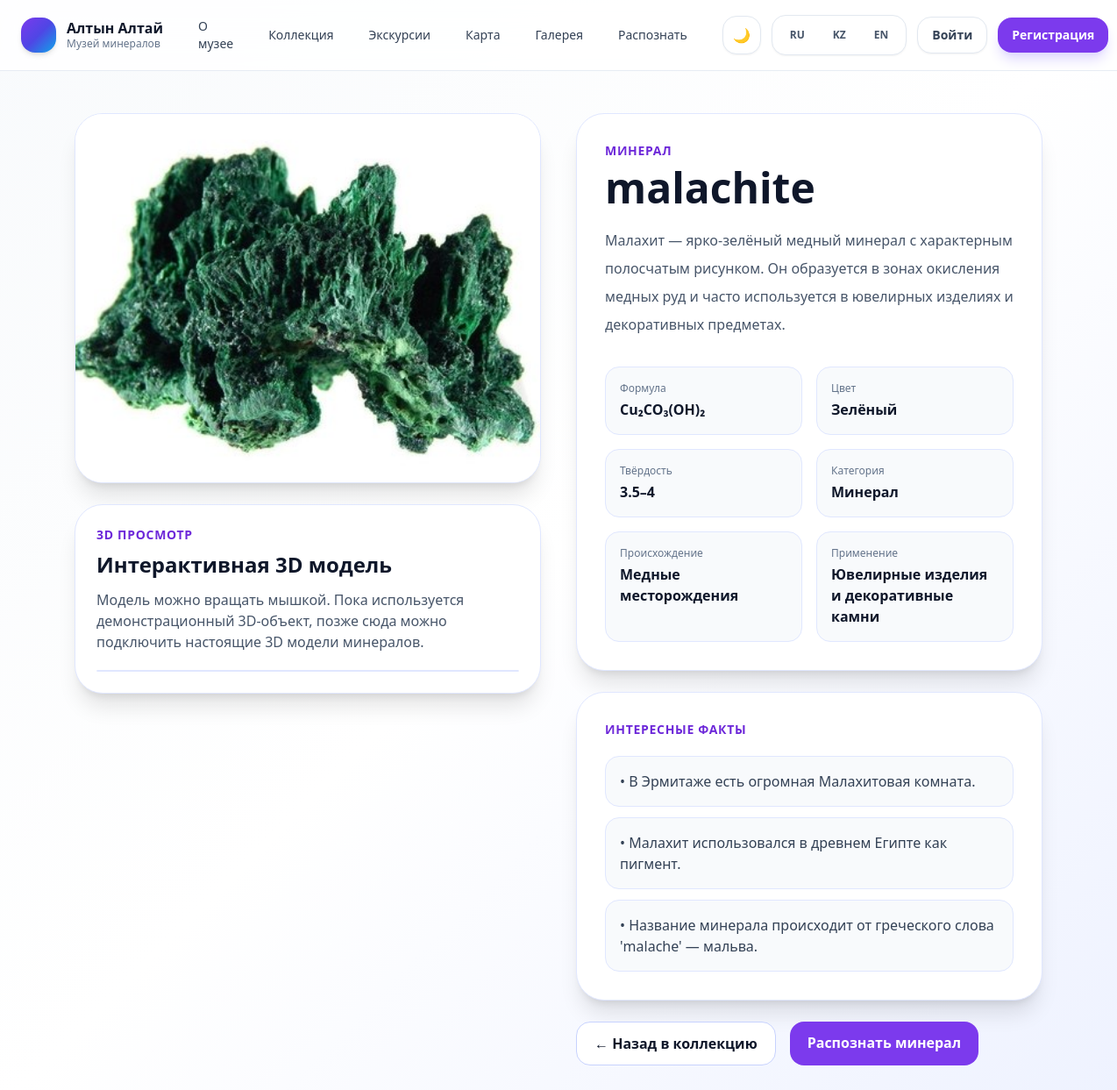
The app's page /collection/Malachite/ with its own data.
### catalog/models.py (models this page shows, shortened)
class Mineral(models.Model):
    CATEGORY_CHOICES = [
        ("mineral", "Минерал"),
        ("rock", "Горная порода"),
        ("glass", "Вулканическое стекло"),
        ("gem", "Драгоценный камень"),
    ]
    slug = models.SlugField(
        max_length=120,
        unique=True,
        verbose_name="Ключ модели",
    )
    title = models.CharField(
        max_length=200,
        verbose_name="Название",
    )
    formula = models.CharField(
        max_length=200,
        blank=True,
        verbose_name="Формула",
    )
    color = models.CharField(
        max_length=200,
        blank=True,
        verbose_name="Цвет",
    )
    hardness = models.CharField(
        max_length=100,
        blank=True,
        verbose_name="Твёрдость",
    )
    origin = models.TextField(
        blank=True,
        verbose_name="Происхождение",
    )
    usage = models.TextField(
        blank=True,
        verbose_name="Применение",
    )
    description = models.TextField(
        blank=True,
        verbose_name="Описание",
    )
    facts = models.JSONField(
        default=list,
        blank=True,
        verbose_name="Интересные факты",
    )
    category = models.CharField(
        max_length=20,
        choices=CATEGORY_CHOICES,
        default="mineral",
        verbose_name="Категория",
    )
    image = models.ImageField(
        upload_to="minerals/",
        blank=True,
        null=True,
        verbose_name="Фото",
    )
    created_at = models.DateTimeField(auto_now_add=True)
    class Meta:
        verbose_name = "Минерал"
        verbose_name_plural = "Минералы"
        ordering = ["title"]

### pages/views.py (the view)
# urls.py: path("collection/<slug:slug>/", views.mineral_detail, name="mineral_detail"),
def mineral_detail(request, slug):
    mineral = get_object_or_404(Mineral, slug=slug)
    return render(request, "pages/mineral_detail.html", {
        "mineral": mineral,
    })

### templates/pages/mineral_detail.html (shortened to what this page needs)
<!doctype html>
<html lang="ru">
<head>
  <script src="https://cdn.tailwindcss.com"></script>
</head>
<body class="min-h-screen bg-gradient-to-br from-slate-50 via-white to-indigo-50 text-slate-900">
  {% include "includes/header.html" %}
  <section class="max-w-6xl mx-auto px-6 py-12">
    <div class="grid lg:grid-cols-2 gap-10 items-start">
      <div class="space-y-6">
        <div class="bg-white rounded-[2rem] border border-indigo-100 shadow-xl overflow-hidden">
          {% if mineral.image %}
            <img src="{{ mineral.image.url }}" alt="{{ mineral.title }}" class="w-full h-[420px] object-cover">
          {% else %}
            <div class="h-[420px] flex items-center justify-center bg-slate-100 text-slate-400 text-lg">
              Нет изображения
            </div>
          {% endif %}
        </div>
        <div class="bg-white rounded-[2rem] border border-indigo-100 shadow-xl p-6">
          <div class="text-sm font-semibold text-violet-700 uppercase tracking-wider">
            3D просмотр
          </div>
          <h2 class="mt-2 text-2xl font-extrabold">Интерактивная 3D модель</h2>
          <p class="mt-3 text-slate-600">
            Модель можно вращать мышкой. Пока используется демонстрационный 3D-объект, позже сюда можно подключить настоящие 3D модели минералов.
          </p>
          <div class="mt-5 rounded-[1.5rem] overflow-hidden border border-indigo-100 bg-slate-50">
          </div>
        </div>
      </div>
      <div class="space-y-6">
        <div class="bg-white rounded-[2rem] border border-indigo-100 shadow-xl p-8">
          <div class="text-sm font-semibold text-violet-700 uppercase tracking-wider">
            {{ mineral.get_category_display }}
          </div>
          <h1 class="mt-2 text-4xl md:text-5xl font-extrabold">
            {{ mineral.title }}
          </h1>
          <p class="mt-5 text-slate-600 leading-8">
            {{ mineral.description|default:"Описание пока не добавлено." }}
          </p>
          <div class="grid md:grid-cols-2 gap-4 mt-8">
            <div class="rounded-2xl border border-indigo-100 bg-slate-50 p-4">
              <div class="text-xs text-slate-500">Формула</div>
              <div class="mt-1 font-semibold">{{ mineral.formula|default:"—" }}</div>
            </div>
            <div class="rounded-2xl border border-indigo-100 bg-slate-50 p-4">
              <div class="text-xs text-slate-500">Цвет</div>
              <div class="mt-1 font-semibold">{{ mineral.color|default:"—" }}</div>
            </div>
            <div class="rounded-2xl border border-indigo-100 bg-slate-50 p-4">
              <div class="text-xs text-slate-500">Твёрдость</div>
              <div class="mt-1 font-semibold">{{ mineral.hardness|default:"—" }}</div>
            </div>
            <div class="rounded-2xl border border-indigo-100 bg-slate-50 p-4">
              <div class="text-xs text-slate-500">Категория</div>
              <div class="mt-1 font-semibold">{{ mineral.get_category_display }}</div>
            </div>
          </div>
          <div class="grid md:grid-cols-2 gap-4 mt-4">
            <div class="rounded-2xl border border-indigo-100 bg-slate-50 p-4">
              <div class="text-xs text-slate-500">Происхождение</div>
              <div class="mt-1 font-semibold">{{ mineral.origin|default:"—" }}</div>
            </div>
            <div class="rounded-2xl border border-indigo-100 bg-slate-50 p-4">
              <div class="text-xs text-slate-500">Применение</div>
              <div class="mt-1 font-semibold">{{ mineral.usage|default:"—" }}</div>
            </div>
          </div>
        </div>
        {% if mineral.facts %}
        <div class="bg-white rounded-[2rem] border border-indigo-100 shadow-xl p-8">
          <div class="text-sm font-semibold text-violet-700 uppercase tracking-wider">
            Интересные факты
          </div>
          <ul class="mt-5 space-y-3 text-slate-700">
            {% for fact in mineral.facts %}
              <li class="rounded-2xl border border-indigo-100 bg-slate-50 p-4">
                • {{ fact }}
              </li>
            {% endfor %}
          </ul>
        </div>
        {% endif %}
        <div class="flex flex-wrap gap-4">
          <a href="{% url 'pages:collection' %}"
             class="px-5 py-3 rounded-2xl border border-indigo-200 bg-white hover:bg-indigo-50 font-semibold">
            ← Назад в коллекцию
          </a>
          <a href="{% url 'recognize:upload' %}"
             class="px-5 py-3 rounded-2xl bg-violet-600 text-white hover:bg-violet-700 font-semibold">
            Распознать минерал
          </a>
        </div>
      </div>
    </div>
  </section>
</body>
</html>

### records on screen
Mineral: image (picture), category "МИНЕРАЛ", title "malachite", description "Малахит — ярко-зелёный медный минерал с характерным полосчатым рисунком. Он образуется в зонах окисления медных руд и часто используется в ювелирных изделиях и декоративных предметах.", formula "Cu₂CO₃(OH)₂", color "Зелёный", hardness "3.5–4", category "Минерал", origin "Медные месторождения", usage "Ювелирные изделия и декоративные камни"

### other values on screen
{{ fact }} "В Эрмитаже есть огромная Малахитовая комната." "Малахит использовался в древнем Египте как пигмент." "Название минерала происходит от греческого слова 'malache' — мальва."
